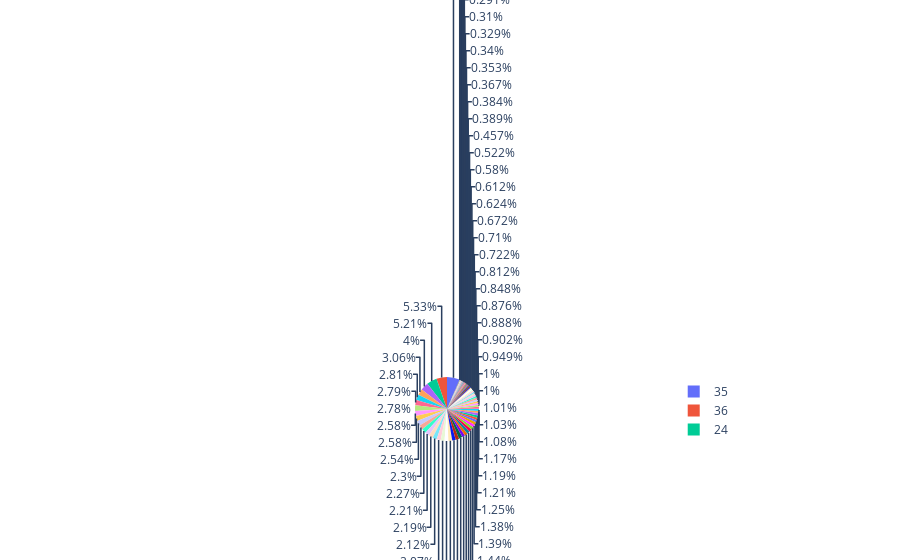

Notebook code for this chart:
### Markdown cell above
สร้าง Pie Chart หา Sum ของราคาค่าโดยสารแต่ละอายุ

### Code cell
sumage=df.groupby('Age').sum()
fig6=px.pie(sumage, values='Fare', names=sumage.index)
fig6.show()

### Figure 1 — Plotly figure (JSON) as saved in the notebook; plotly's stock layout.template omitted (floating-point values rounded to 4 significant figures)
{"data": [{"domain": {"x": [0, 1], "y": [0, 1]}, "hoverlabel": {"namelength": 0}, "hovertemplate": "label=%{label}<br>Fare=%{value}", "labels": [0.42, 0.67, 0.75, 0.83, 0.92, 1, 2, 3, 4, 5, 6, 7, 8, 9, 10, 11, 12, 13, 14, 14.5, 15, 16, 17, 18, 19, 20, 20.5, 21, 22, 23, 23.5, 24, 24.5, 25, 26, 27, 28, 28.5, 29, 30, 30.5, 31, 32, 32.5, 33, 34, 34.5, 35, 36, 36.5, 37, 38, 39, 40, 40.5, 41, 42, 43, 44, 45, 45.5, 46, 47, 48, 49, 50, 51, 52, 53, 54, 55, 55.5, 56, 57, 58, 59, 60, 61, 62, 63, 64, 65, 66, 70, 70.5, 71, 74, 80], "legendgroup": "", "name": "", "showlegend": true, "type": "pie", "values": [8.517, 14.5, 38.52, 47.75, 151.6, 210.0, 375.4, 154.7, 295.4, 90.87, 76.75, 95.06, 113.2, 223.5, 52.05, 217.0, 11.24, 26.73, 255.8, 14.45, 248.3, 437.7, 369.1, 989.6, 696.7, 129.4, 7.25, 757.6, 688.6, 569.9, 7.229, 1291.0, 8.05, 561.6, 343.6, 546.5, 525.5, 23.33, 541.8, 638.5, 15.8, 629.2, 437.8, 43.07, 387.4, 249.5, 6.438, 1608.0, 1319.0, 26, 178.9, 690.3, 513.3, 482.4, 22.25, 235.1, 482.6, 299.0, 267.8, 441.8, 35.73, 166.4, 248.4, 341.0, 359.6, 640.3, 201.3, 308.4, 51.48, 355.8, 46.5, 8.05, 175.9, 22.85, 469.5, 20.75, 220, 72.06, 143.6, 87.55, 289, 96.28, 10.5, 81.5, 7.75, 84.16, 7.775, 30]}], "layout": {"legend": {"tracegroupgap": 0}, "margin": {"t": 60}}}
